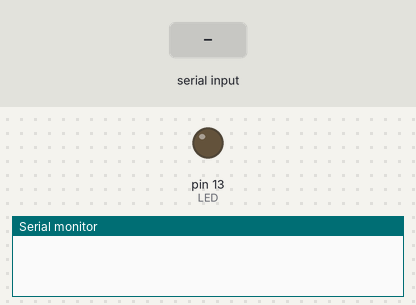
This sketch was run on a simulated Arduino Uno, built with avr-gcc and run on an emulated ATmega328P. On the bench: output pins drawn as LEDs (lit = HIGH), the last lines printed to the serial monitor. Inputs (shaded band) come from the test bench.

Above: at 1.2 s.
1.3 s: "1" received over Serial
At 2.5 s:
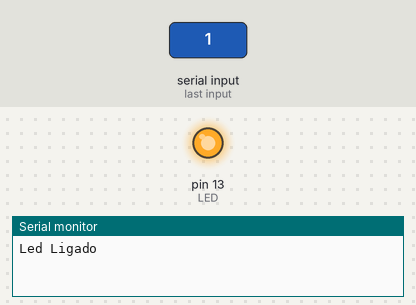
2.8 s: "0" received over Serial
At 3.9 s:
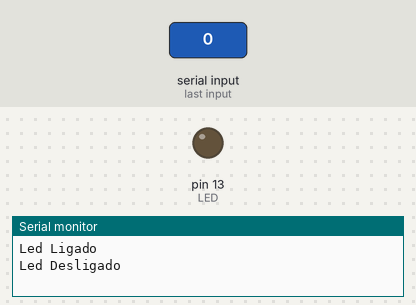
Timing chart, 0 to 5.8 s (numbered marks = the images above; inputs shaded):
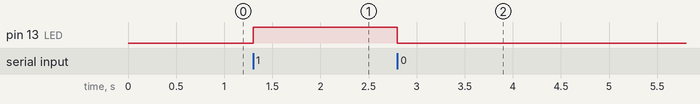

Measured:
- after the input at 1.3 s, pin 13 (LED): LOW → HIGH at once
- after the input at 2.8 s, pin 13 (LED): HIGH → LOW at once

The sketch:

Codigo_Arduino.ino
```cpp
int LED = 13;

void setup() {
  Serial.begin(9600);    //configura comunicação serial com 9600 bps
  pinMode(LED,OUTPUT);   //configura pino do led como saída
}
void loop() {
   if (Serial.available()) //se byte pronto para leitura
   {
    char leitura = Serial.read();
    if(leitura == '1'){
      digitalWrite(LED, HIGH);
      Serial.println("Led Ligado");
    }
    else if(leitura == '0'){
      digitalWrite(LED, LOW);
      Serial.println("Led Desligado");
    }
  }
}
```
